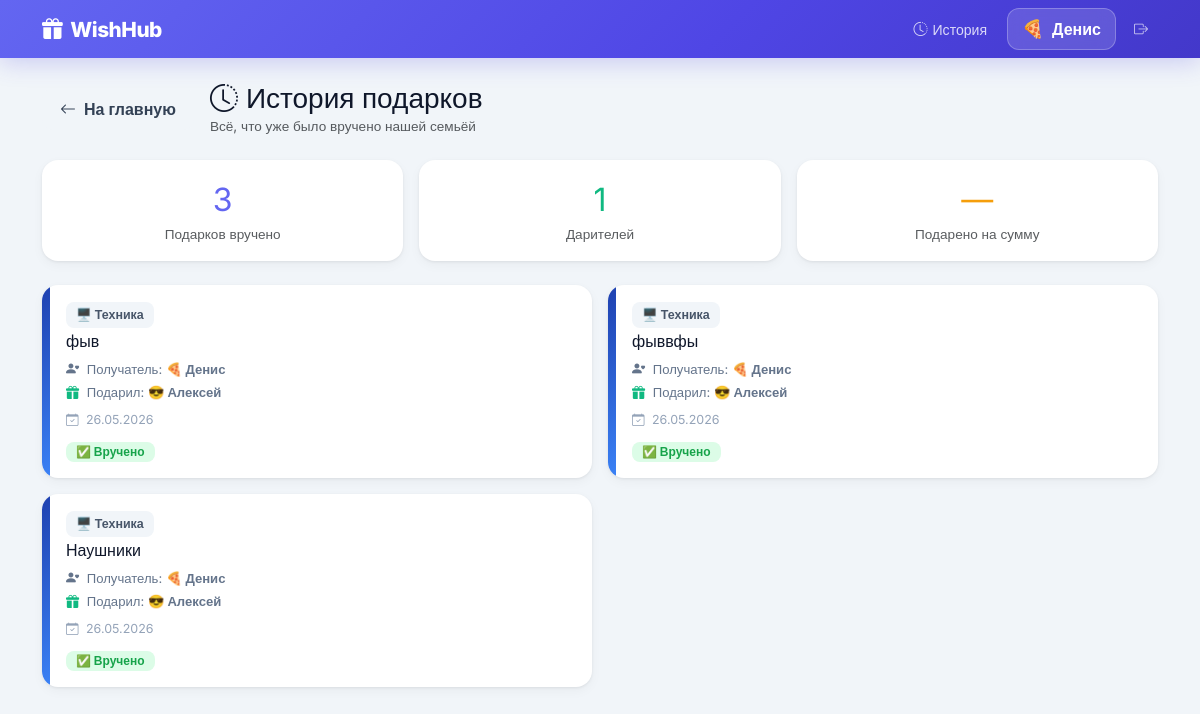
The app's page /history (signed in), older data.
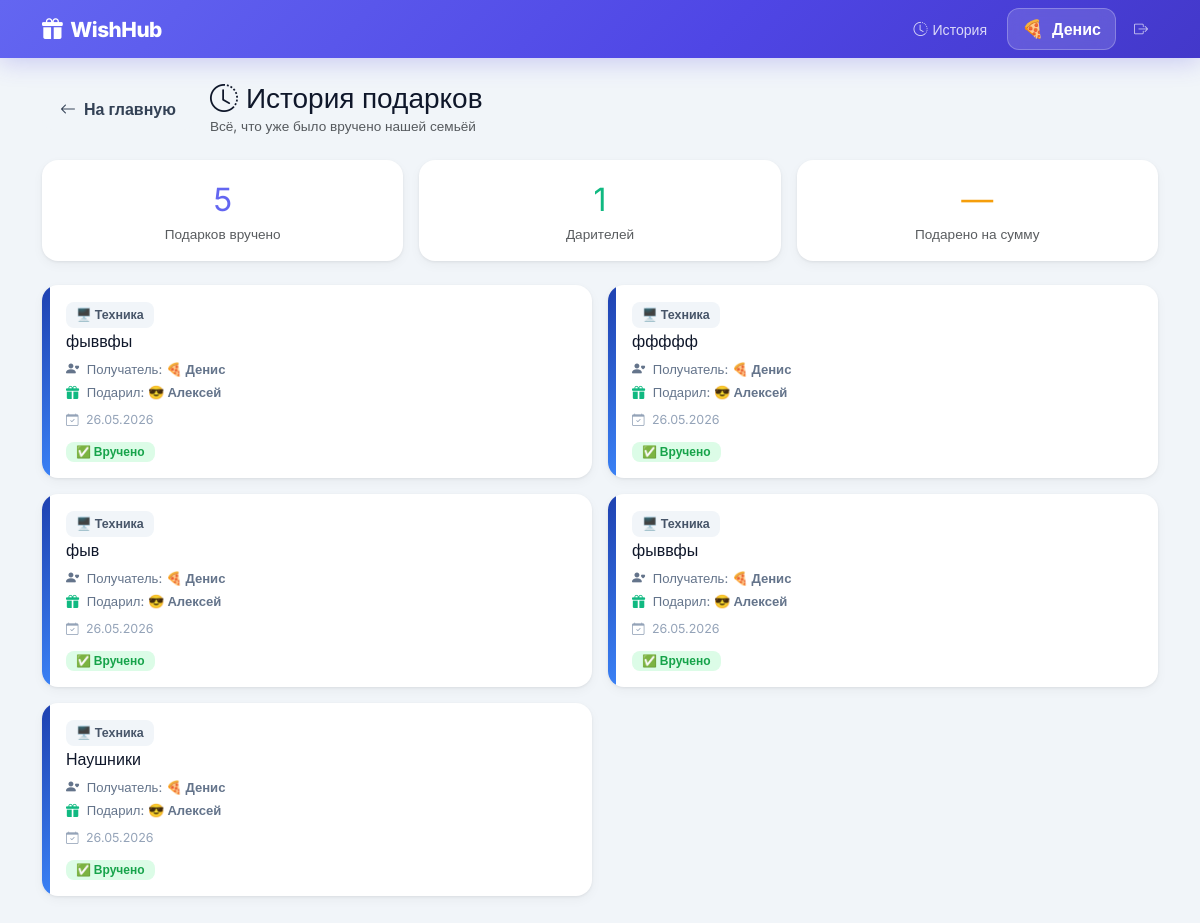
The same page, newer data.
### app.py (models this page shows)
class User(UserMixin, db.Model):
    id            = db.Column(db.Integer, primary_key=True)
    username      = db.Column(db.String(50), unique=True, nullable=False)
    password_hash = db.Column(db.String(255), nullable=False)
    name          = db.Column(db.String(50), nullable=False)
    is_admin      = db.Column(db.Boolean, default=False)
    birthday      = db.Column(db.Date, nullable=True)
    emoji         = db.Column(db.String(10), default='🎁')
    wishes        = db.relationship('WishItem', backref='owner', lazy=True, foreign_keys='WishItem.user_id')

class WishItem(db.Model):
    id           = db.Column(db.Integer, primary_key=True)
    title        = db.Column(db.String(100), nullable=False)
    description  = db.Column(db.Text, nullable=True)
    link         = db.Column(db.String(500), nullable=True)
    image_url    = db.Column(db.String(500), nullable=True)
    price        = db.Column(db.Float, nullable=True)
    category     = db.Column(db.String(20), default='other')
    priority     = db.Column(db.String(20), default='medium')
    user_id      = db.Column(db.Integer, db.ForeignKey('user.id'), nullable=False)
    booked_by_id = db.Column(db.Integer, db.ForeignKey('user.id'), nullable=True)
    is_purchased = db.Column(db.Boolean, default=False)
    purchased_at = db.Column(db.DateTime, nullable=True)
    created_at   = db.Column(db.DateTime, default=datetime.utcnow)
    booked_by    = db.relationship('User', foreign_keys=[booked_by_id])

### app.py (the view)
@app.route('/history')
@login_required
def history():
    purchased = WishItem.query.filter_by(is_purchased=True)\
                              .order_by(WishItem.purchased_at.desc()).all()
    return render_template('history.html', purchased=purchased, category_map=CATEGORY_MAP)

### app.py (called while the page is built)
@login_manager.user_loader
def load_user(user_id):
    return db.session.get(User, int(user_id))

### templates/history.html (shortened to what this page needs)
{% extends "base.html" %}
{% block content %}
<div class="d-flex align-items-center gap-3 mb-4">
  <a href="{{ url_for('index') }}" class="btn btn-w btn-w-light">
    <i class="bi bi-arrow-left me-1"></i> На главную
  </a>
  <div>
    <h3 class="fw-800 mb-0"><i class="bi bi-clock-history text-indigo me-2"></i>История подарков</h3>
    <p class="text-muted mb-0" style="font-size:.85rem">Всё, что уже было вручено нашей семьёй</p>
  </div>
</div>
{% if purchased %}
<div class="row g-3 mb-4">
  <div class="col-sm-4">
    <div class="card-w p-3 text-center">
      <div class="fw-800" style="font-size:2rem;color:#6366f1">{{ purchased|length }}</div>
      <div class="text-muted" style="font-size:.85rem">Подарков вручено</div>
    </div>
  </div>
  <div class="col-sm-4">
    <div class="card-w p-3 text-center">
      {% set gifters = purchased|map(attribute='booked_by')|unique(attribute='id')|list %}
      <div class="fw-800" style="font-size:2rem;color:#10b981">{{ gifters|length }}</div>
      <div class="text-muted" style="font-size:.85rem">Дарителей</div>
    </div>
  </div>
  <div class="col-sm-4">
    <div class="card-w p-3 text-center">
      {% set total_price = purchased|selectattr('price')|map(attribute='price')|sum %}
      <div class="fw-800" style="font-size:2rem;color:#f59e0b">
        {{ '{:,.0f}'.format(total_price).replace(',', ' ') if total_price else '—' }}
      </div>
      <div class="text-muted" style="font-size:.85rem">Подарено на сумму</div>
    </div>
  </div>
</div>
<div class="row g-3">
  {% for wish in purchased %}
  <div class="col-md-6">
    <div class="card-w overflow-hidden h-100">
      <div class="d-flex h-100">
        <div style="width:8px;flex-shrink:0;background:{{ category_map[wish.category].gradient }}"></div>
        <div class="p-3 flex-grow-1">
          <div class="d-flex justify-content-between align-items-start mb-2">
            <div>
              <span class="cat-chip mb-1 d-inline-flex">{{ category_map[wish.category].emoji }} {{ category_map[wish.category].label }}</span>
              <h6 class="fw-700 mb-0">{{ wish.title }}</h6>
            </div>
          </div>
          <div class="d-flex align-items-center gap-2 flex-wrap" style="font-size:.82rem;color:#64748b">
            <span>
              <i class="bi bi-person-heart me-1"></i>
              Получатель: <strong>{{ wish.owner.emoji }} {{ wish.owner.name }}</strong>
            </span>
          </div>
          <div class="d-flex align-items-center gap-2 flex-wrap mt-1" style="font-size:.82rem;color:#64748b">
            <span>
              <i class="bi bi-gift-fill me-1" style="color:#10b981"></i>
              Подарил: <strong>{{ wish.booked_by.emoji }} {{ wish.booked_by.name }}</strong>
            </span>
          </div>
          {% if wish.purchased_at %}
          <div class="mt-2" style="font-size:.78rem;color:#94a3b8">
            <i class="bi bi-calendar-check me-1"></i>
            {{ wish.purchased_at.strftime('%d.%m.%Y') }}
          </div>
          {% endif %}
          <div class="mt-2">
            <span class="badge" style="background:#dcfce7;color:#16a34a;font-size:.75rem;padding:4px 10px;border-radius:8px">
              ✅ Вручено
            </span>
          </div>
        </div>
      </div>
    </div>
  </div>
  {% endfor %}
</div>
{% endif %}
{% endblock %}

### templates/base.html (shortened to what this page needs)
<!DOCTYPE html>
<html lang="ru">
<head>
<link href="https://cdn.jsdelivr.net/npm/bootstrap@5.3.0/dist/css/bootstrap.min.css" rel="stylesheet">
<link href="https://cdn.jsdelivr.net/npm/bootstrap-icons@1.11.3/font/bootstrap-icons.min.css" rel="stylesheet">
</head>
<body>
<nav class="navbar navbar-expand-lg navbar-custom py-2 mb-4">
  <div class="container">
    <a class="navbar-brand text-white d-flex align-items-center gap-2" href="{{ url_for('index') }}">
      <i class="bi bi-gift-fill"></i> WishHub
    </a>
    {% if current_user.is_authenticated %}
    <div class="d-flex align-items-center gap-2 ms-auto flex-wrap">
      <a href="{{ url_for('history') }}" class="nav-history-btn">
        <i class="bi bi-clock-history"></i><span class="d-none d-sm-inline">История</span>
      </a>
      <a href="{{ url_for('my_wishlist') }}" class="nav-user-btn">
        <span style="font-size:1.1rem">{{ current_user.emoji }}</span>
        <span>{{ current_user.name }}</span>
      </a>
      <form method="POST" action="{{ url_for('logout') }}" class="m-0">
        <button type="submit" class="nav-link-logout border-0 bg-transparent cursor-pointer">
          <i class="bi bi-box-arrow-right"></i>
        </button>
      </form>
    </div>
    {% endif %}
  </div>
</nav>
<div class="container pb-5">
  {% block content %}{% endblock %}
</div>
</body>
</html>

### templates/base.html (style rules this page uses)
:root { --indigo: #6366f1; --indigo-d: #4f46e5; --indigo-l: #e0e7ff; --bg: #f1f5f9; --card: #fff; --text: #0f172a; --muted: #64748b; --border: #e2e8f0; --shadow: 0 1px 3px rgba(0,0,0,.07), 0 4px 12px rgba(0,0,0,.04); --shadow-lg: 0 8px 30px rgba(99,102,241,.12); --radius: 16px; --radius-sm: 10px; }
* { box-sizing: border-box; }
body { font-family:'Inter',sans-serif; background:var(--bg); color:var(--text); min-height:100vh; }
.navbar-custom { background: linear-gradient(135deg, #6366f1 0%, #4f46e5 60%, #4338ca 100%); box-shadow: 0 4px 24px rgba(79,70,229,.25); }
.navbar-brand { font-weight: 800; font-size: 1.3rem; letter-spacing: -.5px; }
.nav-user-btn { background: rgba(255,255,255,.15); backdrop-filter: blur(8px); border: 1px solid rgba(255,255,255,.25); border-radius: 12px; color: #fff; padding: 7px 14px; font-weight: 600; text-decoration: none; display: flex; align-items: center; gap: 8px; transition: all .2s; }
.nav-link-logout { color: rgba(255,255,255,.7); text-decoration: none; font-size: .88rem; padding: 6px 10px; border-radius: 8px; transition: all .2s; }
.nav-history-btn { color: rgba(255,255,255,.8); text-decoration: none; font-size: .88rem; padding: 6px 12px; border-radius: 8px; transition: all .2s; display: flex; align-items: center; gap: 5px; }
.card-w { background: var(--card); border: none; border-radius: var(--radius); box-shadow: var(--shadow); transition: transform .25s, box-shadow .25s; }
.btn-w { border-radius: 10px; font-weight: 600; padding: 9px 18px; transition: all .2s; border: none; }
.btn-w-light { background: #f1f5f9; color: #334155; }
.cat-chip { display: inline-flex; align-items: center; gap: 5px; padding: 4px 10px; border-radius: 8px; font-size: .78rem; font-weight: 600; background: #f1f5f9; color: #475569; }

Row changes from the older to the newer data that the page shows:
added WishItem: category "🖥️", category "Техника", title "фыввфы", owner.emoji "🍕", owner.name "Денис", booked_by.emoji "😎", booked_by.name "Алексей", purchased_at "26.05.2026"
added WishItem: category "🖥️", category "Техника", title "ффффф", owner.emoji "🍕", owner.name "Денис", booked_by.emoji "😎", booked_by.name "Алексей", purchased_at "26.05.2026"
Text that changed along with them:
{{ purchased|length }}: "3" → "5"
